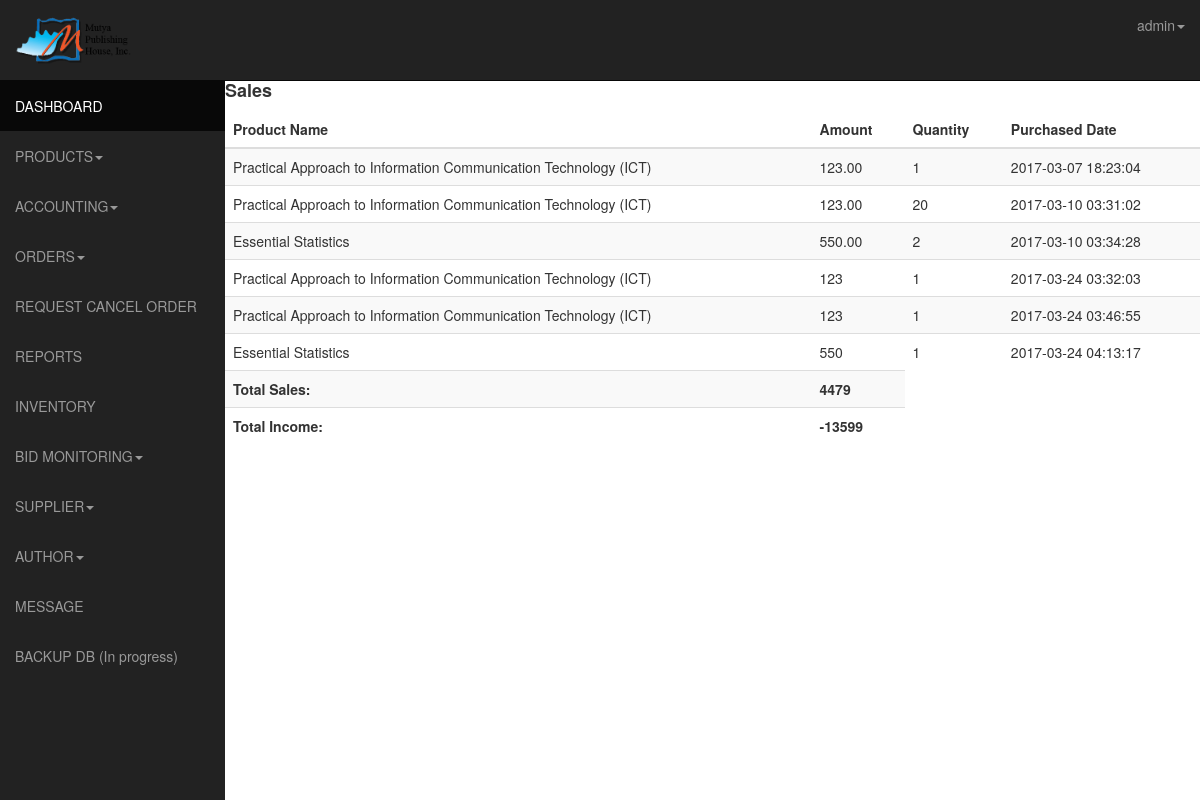
The app's page /admin/sales.php (signed in), older data.
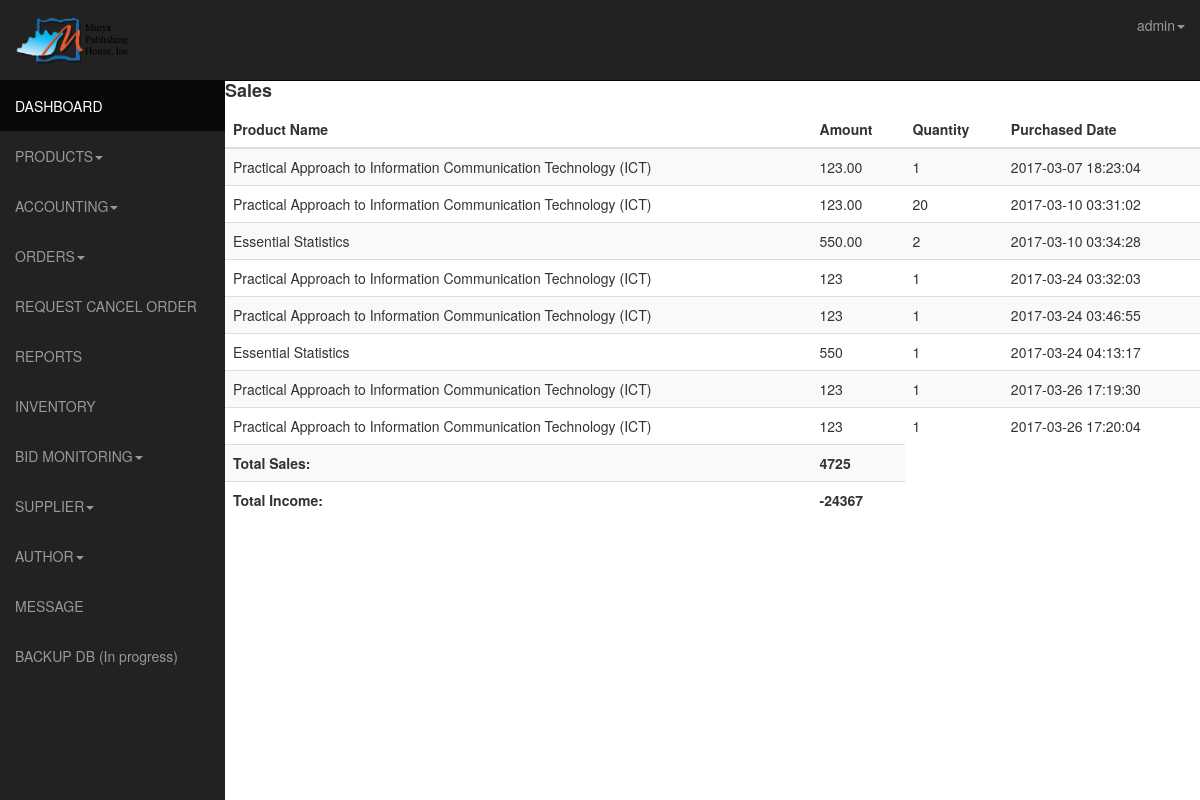
The same page, newer data.
### tables this page shows
CREATE TABLE IF NOT EXISTS `transactions` (
  `id` int(11) NOT NULL AUTO_INCREMENT,
  `user_id` int(11) NOT NULL,
  `product_id_array` varchar(255) NOT NULL,
  `payer_email` varchar(255) NOT NULL,
  `first_name` varchar(255) NOT NULL,
  `last_name` varchar(255) NOT NULL,
  `month` varchar(4) NOT NULL,
  `day` varchar(4) NOT NULL,
  `year` varchar(4) NOT NULL,
  `payment_date` timestamp NOT NULL DEFAULT CURRENT_TIMESTAMP ON UPDATE CURRENT_TIMESTAMP,
  `mc_gross` varchar(255) NOT NULL,
  `payment_currency` varchar(255) NOT NULL,
  `receiver_email` varchar(255) NOT NULL,
  `payment_type` varchar(255) NOT NULL,
  `payment_status` varchar(255) NOT NULL,
  `txn_type` varchar(255) NOT NULL,
  `payer_status` varchar(255) NOT NULL,
  `address_street` varchar(255) NOT NULL,
  `address_city` varchar(255) NOT NULL,
  `address_state` varchar(255) NOT NULL,
  `address_zip` varchar(255) NOT NULL,
  `address_country` varchar(255) NOT NULL,
  `address_status` varchar(255) NOT NULL,
  `notify_version` varchar(255) NOT NULL,
  `verify_sign` varchar(255) NOT NULL,
  `payer_id` varchar(255) NOT NULL,
  `mc_currency` varchar(255) NOT NULL,
  `mc_fee` varchar(255) NOT NULL,
  `txn_id` varchar(255) NOT NULL,
  `qty` int(11) NOT NULL,
  PRIMARY KEY (`id`)
);

CREATE TABLE IF NOT EXISTS `products` (
  `id` int(11) NOT NULL AUTO_INCREMENT,
  `author_id` int(11) NOT NULL,
  `product_name` varchar(255) NOT NULL,
  `price` varchar(16) NOT NULL,
  `details` text NOT NULL,
  `stock` int(11) NOT NULL,
  `category` varchar(16) NOT NULL,
  `sub_category` varchar(50) NOT NULL,
  `status` varchar(50) NOT NULL,
  `timestamp` varchar(10) NOT NULL,
  `date_added` date NOT NULL,
  `ext` varchar(4) NOT NULL,
  PRIMARY KEY (`id`)
);

### admin/sales.php (the view, shortened to what this page needs)
<!DOCTYPE html>
<html lang="en">
  <head>
    <link href="css/bootstrap.css" rel="stylesheet">
    <link href="css/sb-admin.css" rel="stylesheet">-->
    <link rel="stylesheet" href="css/morris-0.4.3.min.css">
  </head>
  <body>
    <div id="wrapper">
      <nav class="navbar navbar-inverse  navbar-fixed-top" role="navigation">
      <?php include 'template/sidebar.php';?>
    <?php include 'template/top.php';?>
    </nav>
    <div class="table-responsive">
    <h4><b>Sales</b></h4>
      <table class="table table-striped">
        <thead>
		<th>Product Name</th>
		<th>Amount</th>
		<th>Quantity</th>
		<th>Purchased Date</th>
	</thead>
	<tbody>
		<?php
		$sql = mysql_query("SELECT products.id, products.product_name, transactions.mc_fee, transactions.qty, transactions.payment_date FROM transactions INNER JOIN products ON products.id = transactions.product_id_array");
		$requestCount = mysql_num_rows($sql);
		if ($requestCount > 0) {
		     while ($row = mysql_fetch_array($sql)) {
		     $name = $row['product_name'];
		     $amount = $row['mc_fee'];
		     $quantity = $row['qty'];
		     $date = $row['payment_date'];
		      echo "
		        <tr>
		          <td>$name</td>
		          <td>$amount</td>
		          <td>$quantity </td>
		          <td>$date</td>
		        </tr>
		      ";
		     }
		  }
	 	$sql = mysql_query("SELECT sum(mc_gross) FROM transactions");
		$requestCount = mysql_num_rows($sql);
		if ($requestCount > 0) {
		     while ($row = mysql_fetch_array($sql)) {
		     $totalamount = $row['sum(mc_gross)'];
		      echo "
		        <tr>
		          <td><b>Total Sales:</b></td>
		          <td><b>$totalamount</b></td>
		        </tr>
		      ";
		  }
		}
	 	$sql = mysql_query("SELECT SUM( transactions.mc_gross ) - SUM( expenses.amount ) AS total_income FROM transactions JOIN expenses");
		$requestCount = mysql_num_rows($sql);
		if ($requestCount > 0) {
		     while ($row = mysql_fetch_array($sql)) {
		     $totalincome = $row['total_income'];
		      echo "
		        <tr>
		          <td><b>Total Income:</b></td>
		          <td><b>$totalincome</b></td>
		        </tr>
		      ";
		  }
		}
	  ?>
	</tbody>
      </table>
    </div>
    </div>
    </body>
    </html>

Row changes from the older to the newer data that the page shows:
added transactions: products.product_name "Practical Approach to Information Communication Technology (ICT)", mc_fee "123", qty "1", payment_date "2017-03-26 17:19:30"
added transactions: products.product_name "Practical Approach to Information Communication Technology (ICT)", mc_fee "123", qty "1", payment_date "2017-03-26 17:20:04"
Text that changed along with them:
new list line: "Total Sales: 4725"
new list line: "Total Income: -24367"
list line gone: "Total Sales: 4479"
list line gone: "Total Income: -13599"
